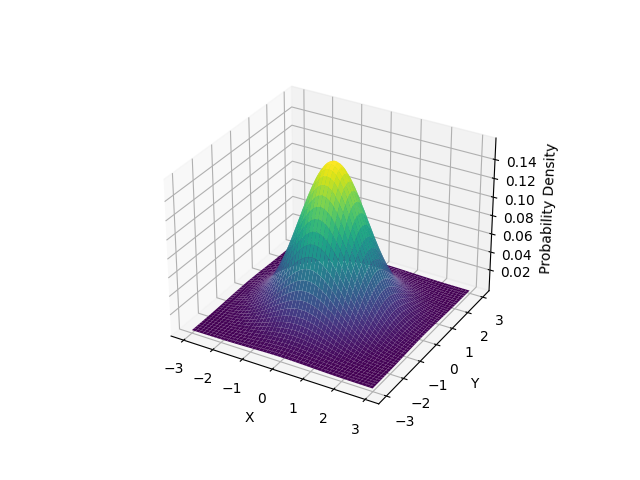

Here is the Python script that generated this plot:
import numpy as np
import matplotlib.pyplot as plt
from mpl_toolkits.mplot3d import Axes3D
from scipy.stats import multivariate_normal

# 生成二维高斯分布的数据
x, y = np.mgrid[-3:3:.01, -3:3:.01]
pos = np.empty(x.shape + (2,))
pos[:, :, 0] = x
pos[:, :, 1] = y
mu = np.array([0, 0])
sigma = np.array([[1, 0], [0, 1]])
rv = multivariate_normal(mu, sigma)
z = rv.pdf(pos)

# 绘制三维高斯分布的密度图
fig = plt.figure()
ax = fig.add_subplot(111, projection='3d')
ax.plot_surface(x, y, z, cmap='viridis')

# 设置坐标轴样式
ax.tick_params(top=False, bottom=False, left=False, right=False)
ax.set_xlabel('X')
ax.set_ylabel('Y')
ax.set_zlabel('Probability Density')


# 显示图形
plt.savefig("erwei.png")
